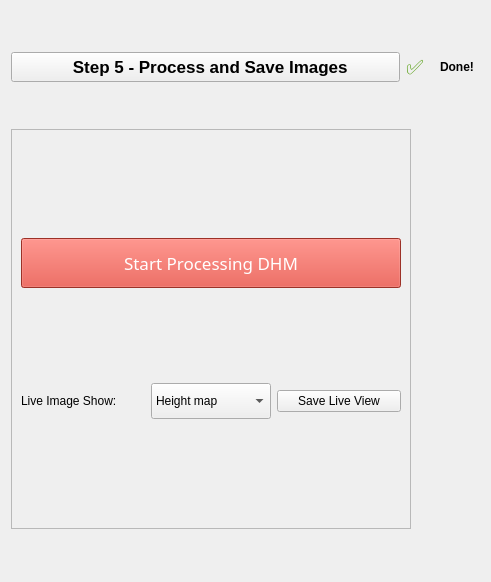
<?xml version="1.0" encoding="UTF-8"?>
<ui version="4.0">
 <class>Form</class>
 <widget class="QWidget" name="Form">
  <property name="geometry">
   <rect>
    <x>0</x>
    <y>0</y>
    <width>491</width>
    <height>582</height>
   </rect>
  </property>
  <property name="windowTitle">
   <string>Form</string>
  </property>
  <layout class="QGridLayout" name="mainLayout">
   <item row="0" column="0">
    <widget class="QToolButton" name="toggleButton">
     <property name="sizePolicy">
      <sizepolicy hsizetype="Preferred" vsizetype="Preferred">
       <horstretch>0</horstretch>
       <verstretch>0</verstretch>
      </sizepolicy>
     </property>
     <property name="maximumSize">
      <size>
       <width>400</width>
       <height>30</height>
      </size>
     </property>
     <property name="font">
      <font>
       <pointsize>13</pointsize>
       <weight>75</weight>
       <italic>false</italic>
       <bold>true</bold>
      </font>
     </property>
     <property name="text">
      <string>  Step 5 - Process and Save Images</string>
     </property>
    </widget>
   </item>
   <item row="0" column="1">
    <widget class="QLabel" name="label_check">
     <property name="enabled">
      <bool>true</bool>
     </property>
     <property name="maximumSize">
      <size>
       <width>28</width>
       <height>16777215</height>
      </size>
     </property>
     <property name="palette">
      <palette>
       <active>
        <colorrole role="WindowText">
         <brush brushstyle="SolidPattern">
          <color alpha="255">
           <red>78</red>
           <green>154</green>
           <blue>6</blue>
          </color>
         </brush>
        </colorrole>
        <colorrole role="Button">
         <brush brushstyle="SolidPattern">
          <color alpha="255">
           <red>78</red>
           <green>154</green>
           <blue>6</blue>
          </color>
         </brush>
        </colorrole>
        <colorrole role="Light">
         <brush brushstyle="SolidPattern">
          <color alpha="255">
           <red>117</red>
           <green>231</green>
           <blue>9</blue>
          </color>
         </brush>
        </colorrole>
        <colorrole role="Midlight">
         <brush brushstyle="SolidPattern">
          <color alpha="255">
           <red>97</red>
           <green>192</green>
           <blue>7</blue>
          </color>
         </brush>
        </colorrole>
        <colorrole role="Dark">
         <brush brushstyle="SolidPattern">
          <color alpha="255">
           <red>39</red>
           <green>77</green>
           <blue>3</blue>
          </color>
         </brush>
        </colorrole>
        <colorrole role="Mid">
         <brush brushstyle="SolidPattern">
          <color alpha="255">
           <red>52</red>
           <green>103</green>
           <blue>4</blue>
          </color>
         </brush>
        </colorrole>
        <colorrole role="Text">
         <brush brushstyle="SolidPattern">
          <color alpha="255">
           <red>78</red>
           <green>154</green>
           <blue>6</blue>
          </color>
         </brush>
        </colorrole>
        <colorrole role="BrightText">
         <brush brushstyle="SolidPattern">
          <color alpha="255">
           <red>255</red>
           <green>255</green>
           <blue>255</blue>
          </color>
         </brush>
        </colorrole>
        <colorrole role="ButtonText">
         <brush brushstyle="SolidPattern">
          <color alpha="255">
           <red>0</red>
           <green>0</green>
           <blue>0</blue>
          </color>
         </brush>
        </colorrole>
        <colorrole role="Base">
         <brush brushstyle="SolidPattern">
          <color alpha="255">
           <red>255</red>
           <green>255</green>
           <blue>255</blue>
          </color>
         </brush>
        </colorrole>
        <colorrole role="Window">
         <brush brushstyle="SolidPattern">
          <color alpha="255">
           <red>78</red>
           <green>154</green>
           <blue>6</blue>
          </color>
         </brush>
        </colorrole>
        <colorrole role="Shadow">
         <brush brushstyle="SolidPattern">
          <color alpha="255">
           <red>0</red>
           <green>0</green>
           <blue>0</blue>
          </color>
         </brush>
        </colorrole>
        <colorrole role="AlternateBase">
         <brush brushstyle="SolidPattern">
          <color alpha="255">
           <red>166</red>
           <green>204</green>
           <blue>130</blue>
          </color>
         </brush>
        </colorrole>
        <colorrole role="ToolTipBase">
         <brush brushstyle="SolidPattern">
          <color alpha="255">
           <red>255</red>
           <green>255</green>
           <blue>220</blue>
          </color>
         </brush>
        </colorrole>
        <colorrole role="ToolTipText">
         <brush brushstyle="SolidPattern">
          <color alpha="255">
           <red>0</red>
           <green>0</green>
           <blue>0</blue>
          </color>
         </brush>
        </colorrole>
       </active>
       <inactive>
        <colorrole role="WindowText">
         <brush brushstyle="SolidPattern">
          <color alpha="255">
           <red>78</red>
           <green>154</green>
           <blue>6</blue>
          </color>
         </brush>
        </colorrole>
        <colorrole role="Button">
         <brush brushstyle="SolidPattern">
          <color alpha="255">
           <red>78</red>
           <green>154</green>
           <blue>6</blue>
          </color>
         </brush>
        </colorrole>
        <colorrole role="Light">
         <brush brushstyle="SolidPattern">
          <color alpha="255">
           <red>117</red>
           <green>231</green>
           <blue>9</blue>
          </color>
         </brush>
        </colorrole>
        <colorrole role="Midlight">
         <brush brushstyle="SolidPattern">
          <color alpha="255">
           <red>97</red>
           <green>192</green>
           <blue>7</blue>
          </color>
         </brush>
        </colorrole>
        <colorrole role="Dark">
         <brush brushstyle="SolidPattern">
          <color alpha="255">
           <red>39</red>
           <green>77</green>
           <blue>3</blue>
          </color>
         </brush>
        </colorrole>
        <colorrole role="Mid">
         <brush brushstyle="SolidPattern">
          <color alpha="255">
           <red>52</red>
           <green>103</green>
           <blue>4</blue>
          </color>
         </brush>
        </colorrole>
        <colorrole role="Text">
         <brush brushstyle="SolidPattern">
          <color alpha="255">
           <red>78</red>
           <green>154</green>
           <blue>6</blue>
          </color>
         </brush>
        </colorrole>
        <colorrole role="BrightText">
         <brush brushstyle="SolidPattern">
          <color alpha="255">
           <red>255</red>
           <green>255</green>
           <blue>255</blue>
          </color>
         </brush>
        </colorrole>
        <colorrole role="ButtonText">
         <brush brushstyle="SolidPattern">
          <color alpha="255">
           <red>0</red>
           <green>0</green>
           <blue>0</blue>
          </color>
         </brush>
        </colorrole>
        <colorrole role="Base">
         <brush brushstyle="SolidPattern">
          <color alpha="255">
           <red>255</red>
           <green>255</green>
           <blue>255</blue>
          </color>
         </brush>
        </colorrole>
        <colorrole role="Window">
         <brush brushstyle="SolidPattern">
          <color alpha="255">
           <red>78</red>
           <green>154</green>
           <blue>6</blue>
          </color>
         </brush>
        </colorrole>
        <colorrole role="Shadow">
         <brush brushstyle="SolidPattern">
          <color alpha="255">
           <red>0</red>
           <green>0</green>
           <blue>0</blue>
          </color>
         </brush>
        </colorrole>
        <colorrole role="AlternateBase">
         <brush brushstyle="SolidPattern">
          <color alpha="255">
           <red>166</red>
           <green>204</green>
           <blue>130</blue>
          </color>
         </brush>
        </colorrole>
        <colorrole role="ToolTipBase">
         <brush brushstyle="SolidPattern">
          <color alpha="255">
           <red>255</red>
           <green>255</green>
           <blue>220</blue>
          </color>
         </brush>
        </colorrole>
        <colorrole role="ToolTipText">
         <brush brushstyle="SolidPattern">
          <color alpha="255">
           <red>0</red>
           <green>0</green>
           <blue>0</blue>
          </color>
         </brush>
        </colorrole>
       </inactive>
       <disabled>
        <colorrole role="WindowText">
         <brush brushstyle="SolidPattern">
          <color alpha="255">
           <red>39</red>
           <green>77</green>
           <blue>3</blue>
          </color>
         </brush>
        </colorrole>
        <colorrole role="Button">
         <brush brushstyle="SolidPattern">
          <color alpha="255">
           <red>78</red>
           <green>154</green>
           <blue>6</blue>
          </color>
         </brush>
        </colorrole>
        <colorrole role="Light">
         <brush brushstyle="SolidPattern">
          <color alpha="255">
           <red>117</red>
           <green>231</green>
           <blue>9</blue>
          </color>
         </brush>
        </colorrole>
        <colorrole role="Midlight">
         <brush brushstyle="SolidPattern">
          <color alpha="255">
           <red>97</red>
           <green>192</green>
           <blue>7</blue>
          </color>
         </brush>
        </colorrole>
        <colorrole role="Dark">
         <brush brushstyle="SolidPattern">
          <color alpha="255">
           <red>39</red>
           <green>77</green>
           <blue>3</blue>
          </color>
         </brush>
        </colorrole>
        <colorrole role="Mid">
         <brush brushstyle="SolidPattern">
          <color alpha="255">
           <red>52</red>
           <green>103</green>
           <blue>4</blue>
          </color>
         </brush>
        </colorrole>
        <colorrole role="Text">
         <brush brushstyle="SolidPattern">
          <color alpha="255">
           <red>39</red>
           <green>77</green>
           <blue>3</blue>
          </color>
         </brush>
        </colorrole>
        <colorrole role="BrightText">
         <brush brushstyle="SolidPattern">
          <color alpha="255">
           <red>255</red>
           <green>255</green>
           <blue>255</blue>
          </color>
         </brush>
        </colorrole>
        <colorrole role="ButtonText">
         <brush brushstyle="SolidPattern">
          <color alpha="255">
           <red>39</red>
           <green>77</green>
           <blue>3</blue>
          </color>
         </brush>
        </colorrole>
        <colorrole role="Base">
         <brush brushstyle="SolidPattern">
          <color alpha="255">
           <red>78</red>
           <green>154</green>
           <blue>6</blue>
          </color>
         </brush>
        </colorrole>
        <colorrole role="Window">
         <brush brushstyle="SolidPattern">
          <color alpha="255">
           <red>78</red>
           <green>154</green>
           <blue>6</blue>
          </color>
         </brush>
        </colorrole>
        <colorrole role="Shadow">
         <brush brushstyle="SolidPattern">
          <color alpha="255">
           <red>0</red>
           <green>0</green>
           <blue>0</blue>
          </color>
         </brush>
        </colorrole>
        <colorrole role="AlternateBase">
         <brush brushstyle="SolidPattern">
          <color alpha="255">
           <red>78</red>
           <green>154</green>
           <blue>6</blue>
          </color>
         </brush>
        </colorrole>
        <colorrole role="ToolTipBase">
         <brush brushstyle="SolidPattern">
          <color alpha="255">
           <red>255</red>
           <green>255</green>
           <blue>220</blue>
          </color>
         </brush>
        </colorrole>
        <colorrole role="ToolTipText">
         <brush brushstyle="SolidPattern">
          <color alpha="255">
           <red>0</red>
           <green>0</green>
           <blue>0</blue>
          </color>
         </brush>
        </colorrole>
       </disabled>
      </palette>
     </property>
     <property name="font">
      <font>
       <pointsize>15</pointsize>
       <weight>50</weight>
       <bold>false</bold>
       <kerning>true</kerning>
      </font>
     </property>
     <property name="layoutDirection">
      <enum>Qt::RightToLeft</enum>
     </property>
     <property name="text">
      <string>✅</string>
     </property>
     <property name="wordWrap">
      <bool>false</bool>
     </property>
     <property name="margin">
      <number>-1</number>
     </property>
    </widget>
   </item>
   <item row="9" column="0" colspan="3">
    <widget class="QScrollArea" name="contentArea">
     <property name="sizePolicy">
      <sizepolicy hsizetype="Expanding" vsizetype="Expanding">
       <horstretch>0</horstretch>
       <verstretch>1</verstretch>
      </sizepolicy>
     </property>
     <property name="minimumSize">
      <size>
       <width>160</width>
       <height>0</height>
      </size>
     </property>
     <property name="maximumSize">
      <size>
       <width>400</width>
       <height>400</height>
      </size>
     </property>
     <property name="styleSheet">
      <string notr="true"/>
     </property>
     <property name="verticalScrollBarPolicy">
      <enum>Qt::ScrollBarAsNeeded</enum>
     </property>
     <property name="horizontalScrollBarPolicy">
      <enum>Qt::ScrollBarAsNeeded</enum>
     </property>
     <property name="sizeAdjustPolicy">
      <enum>QAbstractScrollArea::AdjustIgnored</enum>
     </property>
     <property name="widgetResizable">
      <bool>true</bool>
     </property>
     <widget class="QWidget" name="Parameter_2">
      <property name="geometry">
       <rect>
        <x>0</x>
        <y>0</y>
        <width>398</width>
        <height>398</height>
       </rect>
      </property>
      <property name="sizePolicy">
       <sizepolicy hsizetype="Preferred" vsizetype="Expanding">
        <horstretch>0</horstretch>
        <verstretch>0</verstretch>
       </sizepolicy>
      </property>
      <property name="styleSheet">
       <string notr="true"/>
      </property>
      <layout class="QVBoxLayout" name="contentLayout">
       <item>
        <layout class="QVBoxLayout" name="verticalLayout">
         <property name="topMargin">
          <number>10</number>
         </property>
        </layout>
       </item>
       <item>
        <widget class="QPushButton" name="pushButton_Confirm">
         <property name="sizePolicy">
          <sizepolicy hsizetype="Preferred" vsizetype="Fixed">
           <horstretch>0</horstretch>
           <verstretch>0</verstretch>
          </sizepolicy>
         </property>
         <property name="minimumSize">
          <size>
           <width>60</width>
           <height>25</height>
          </size>
         </property>
         <property name="maximumSize">
          <size>
           <width>400</width>
           <height>50</height>
          </size>
         </property>
         <property name="font">
          <font>
           <family>.SF NS Text</family>
           <pointsize>13</pointsize>
           <weight>50</weight>
           <italic>false</italic>
           <bold>false</bold>
          </font>
         </property>
         <property name="focusPolicy">
          <enum>Qt::StrongFocus</enum>
         </property>
         <property name="layoutDirection">
          <enum>Qt::LeftToRight</enum>
         </property>
         <property name="styleSheet">
          <string notr="true">color: rgb(255, 255, 255);
background-color: rgb(219, 68, 55);</string>
         </property>
         <property name="text">
          <string>Start Processing DHM</string>
         </property>
        </widget>
       </item>
       <item>
        <layout class="QHBoxLayout" name="horizontalLayout_9" stretch="0,2,0">
         <item>
          <widget class="QLabel" name="label_imgshow">
           <property name="font">
            <font>
             <weight>50</weight>
             <bold>false</bold>
            </font>
           </property>
           <property name="text">
            <string>Live Image Show:</string>
           </property>
          </widget>
         </item>
         <item>
          <widget class="QComboBox" name="comboBox_imgshow">
           <property name="minimumSize">
            <size>
             <width>0</width>
             <height>36</height>
            </size>
           </property>
           <property name="maximumSize">
            <size>
             <width>120</width>
             <height>16777215</height>
            </size>
           </property>
           <property name="font">
            <font>
             <weight>50</weight>
             <bold>false</bold>
            </font>
           </property>
           <item>
            <property name="text">
             <string>Height map</string>
            </property>
           </item>
           <item>
            <property name="text">
             <string>Phase map</string>
            </property>
           </item>
           <item>
            <property name="text">
             <string>Wrapped Phase</string>
            </property>
           </item>
           <item>
            <property name="text">
             <string>Intensity map</string>
            </property>
           </item>
           <item>
            <property name="text">
             <string>FFT Filter</string>
            </property>
           </item>
           <item>
            <property name="text">
             <string>Hologram</string>
            </property>
           </item>
           <item>
            <property name="text">
             <string>Background</string>
            </property>
           </item>
          </widget>
         </item>
         <item>
          <widget class="QPushButton" name="pushButton_ImgSave">
           <property name="text">
            <string>Save Live View</string>
           </property>
          </widget>
         </item>
        </layout>
       </item>
       <item>
        <layout class="QVBoxLayout" name="verticalLayout_2">
         <property name="topMargin">
          <number>10</number>
         </property>
        </layout>
       </item>
      </layout>
     </widget>
    </widget>
   </item>
   <item row="0" column="2">
    <widget class="QLabel" name="label_done_text">
     <property name="minimumSize">
      <size>
       <width>0</width>
       <height>0</height>
      </size>
     </property>
     <property name="maximumSize">
      <size>
       <width>40</width>
       <height>30</height>
      </size>
     </property>
     <property name="font">
      <font>
       <weight>75</weight>
       <bold>true</bold>
      </font>
     </property>
     <property name="layoutDirection">
      <enum>Qt::RightToLeft</enum>
     </property>
     <property name="text">
      <string>Done!</string>
     </property>
    </widget>
   </item>
  </layout>
 </widget>
 <resources/>
 <connections/>
</ui>
